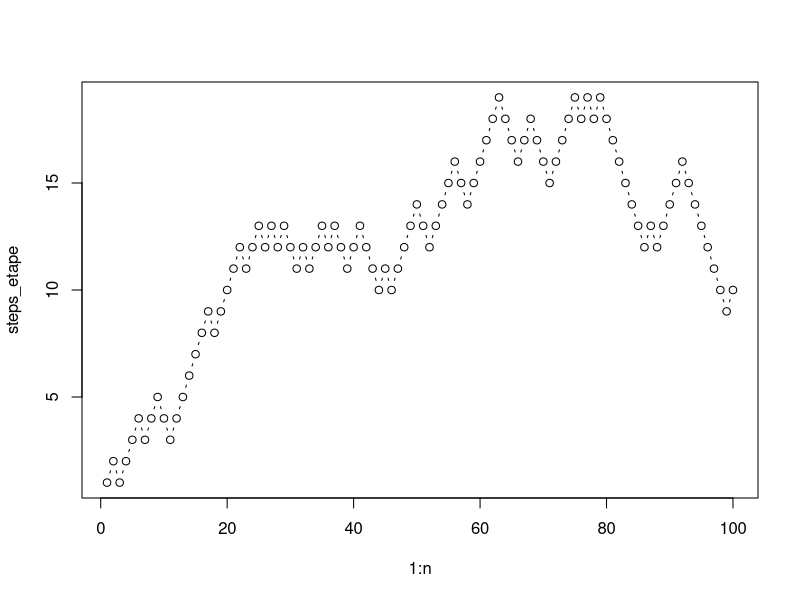

Write the R code that produced this figure. (Note: this script raises an error after producing the figure.)
rm(list = ls())



# concatenare prin:
# paste -> returneaza concatenarea
# cat -> doar afiseaza concatenarea

x = paste("a", "b", sep = " ");
cat("a", "b", sep = " ");



x = runif(1, 0, 10)
if(x > 3) {
    y = 10
} else {
    y = 0
}


for(i in 1:10)
{
    print(i)
}

x = c(17,29,4,35,3)
seq_along(x)
for(i in seq_along(x))
{
    print(x[i])
}

mat = matrix(0, nrow = 10, ncol = 10)
for(i in 1:10)
{
    for(j in 1:10)
    {
         if(i - j >= 0)
         {
             mat[i,j] = 1/sqrt(i-j+1)
         }
         else mat[i,j] = 1/sqrt(j-i+1)
    }
}
print(mat)



v1 = c("a", "b", "c", "d")
v2 = c("d", "e", "f", "g")
p = outer(v1,v2,"paste") # ultimul argument poate fi o functie definita de utilizator
print(p)

# alta modalitate pentru mat
operatie_noua = function(i, j)
{
    k = sqrt(abs(i-j) + 1)
    return (1/k)
}
x1 = 1:10
x2 = 1:10
mat = outer(x1, x2, operatie_noua)
print(mat)



# sume partiale
n = 100
steps_2 = sample(c(-1,1), n, replace = TRUE)
steps_etape = cumsum(steps_2)

plot(1:n, steps_etape, type = "b")
cat("Final position after", n, "steps:", steps_etape[n])


?ifelse
x = 5
y = c(2,3)
g1 = function(x){
    if(x > 0)
    {
        return(sin(x)^2 * log(x))
    } else {
        return(sin(x)^2 * x)
    }
}

g2 = function(x){
    ifelse(x > 0, sin(x)^2 * log(x), sin(x)^2 * x)
}

g1(x)
g2(x)
g1(y)
g2(y)



# merge doar pe ifelse, (?vectorize)
curve(g1, from = -pi, to = pi) 
curve(g2, from = -pi, to = pi, add = TRUE, col = "palegreen4")



# problema familie cu 2 copii -> 2.2 pagina 5
n = 10^5
copil1 = sample(c("fata", "baiat"), n, replace = TRUE)
copil2 = sample(c("fata", "baiat"), n, replace = TRUE)

# intrebare 1
numitor_a = sum(copil1 == "baiat" | copil2 == "baiat") # formula de la probabilitati conditionate putin prelucrata
numarator_a = sum(copil1 == "baiat" & copil2 == "baiat")

p_macar_un_baiat = numarator_a / numitor_a
p_macar_un_baiat

#intrebare 2
numitor_b = sum(copil1 == "baiat")
p_primul_baiat = numarator_a / numitor_b
p_primul_baiat









